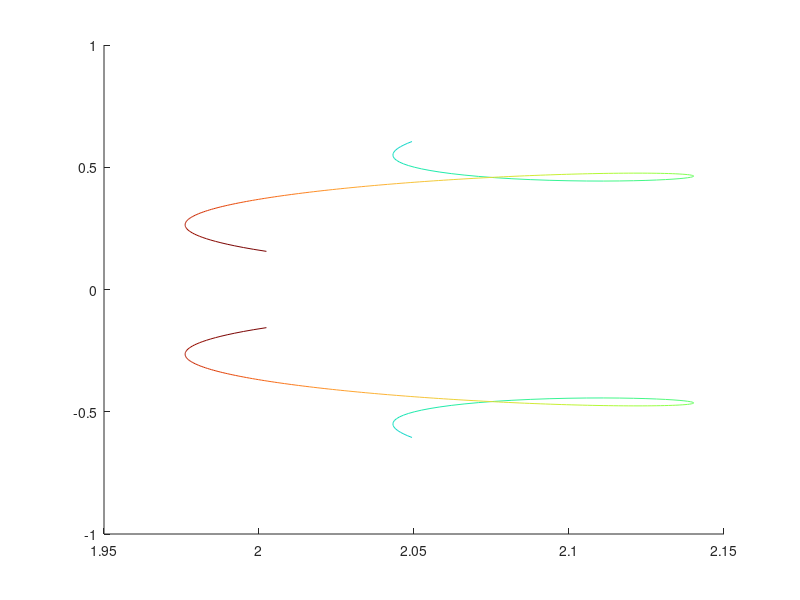

Here is the MATLAB script that generated this plot: (Note: this script raises an error after producing the figure.)
% clover1()
% clover2()
function plotfig10()
  figure(10)
  hold on
  h=colormap(turbo);
  
  % curve 1
  hh=load('clover1.mat');
  curve=hh.curve;
  nnn=hh.n;
  kk=2.0707;        % MFS
  
  for i=1:length(curve)-1
    x1=real(curve(i));
    x2=real(curve(i+1));
    y1=imag(curve(i));
    y2=imag(curve(i+1));
    plot([x1 x2],[y1,y2],'color',h(floor((nnn(i))*5),:))
    plot([x1 x2],[-y1,-y2],'color',h(floor((nnn(i))*5),:))
  end
  plot(kk,0,'b*')
  
  % curve 1
  hh=load('clover2.mat');
  curve=hh.curve;
  nnn=hh.n;
  kk=3.22193;        % MFS
  
  for i=1:length(curve)-1
    x1=real(curve(i));
    x2=real(curve(i+1));
    y1=imag(curve(i));
    y2=imag(curve(i+1));
    plot([x1 x2],[y1,y2],'color',h(floor((nnn(i))*5),:))
    plot([x1 x2],[-y1,-y2],'color',h(floor((nnn(i))*5),:))
  end
  plot(kk,0,'b*')
  
  colorbar
  caxis([1,48])
  axis equal
  axis([1.5 3.5 -1 1])
  xlabel('Re(\kappa)')
  ylabel('Im(\kappa)')
  hold off
  
  set(gcf,'renderer','Painters')
  print -depsc fig10.eps
end